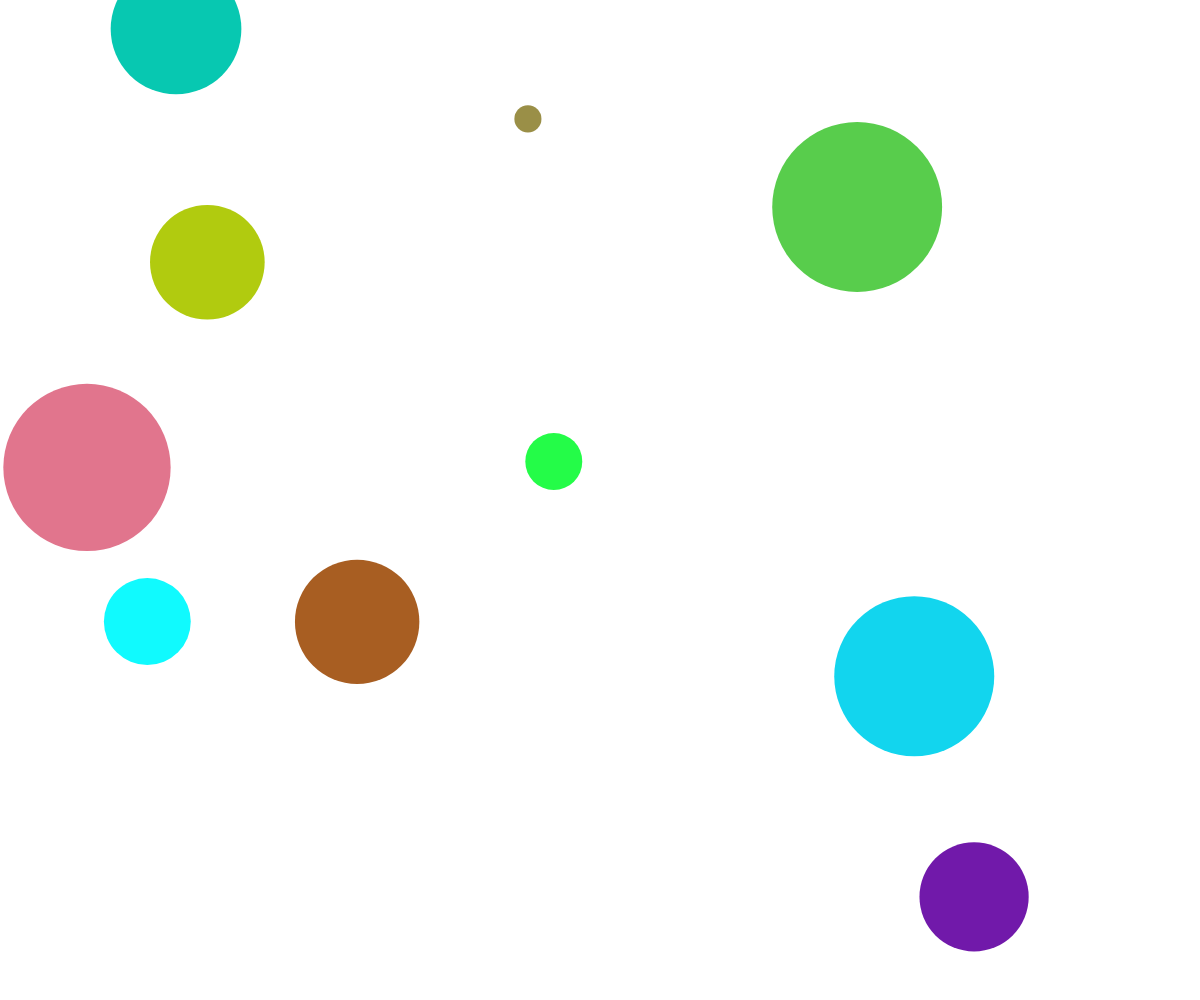
Frame 1 (no input)
Frame 60 (no input): identical to frame 1, image omitted
Frame 120 (the mouse pressed at the canvas centre since frame 60): identical to frame 1, image omitted

The p5.js sketch that drew this single still picture (run headless with seeded random() and noise() and a simulated clock; from frame 60 on, the mouse is pressed at the canvas centre):

// p5.js sketch
// ── sketch.js
/**
 * Adapted from Generative Art by Matt Pearson
 */

const num = 10;

class Circle {
  constructor() {
    this.x = random(width);
    this.y = random(height);
    this.radius = random(100) + 10;
    this.fillcol = color(random(255), random(255), random(255));
    this.alph = random(255);
  }

  drawMe() {
    noStroke();
    fill(this.fillcol, this.alph);
    ellipse(this.x, this.y, this.radius * 2, this.radius * 2);
  }
}
function setup() {
  createCanvas(windowWidth, windowHeight);
  background(255);
  smooth();
  strokeWeight(1);
  fill(150, 50);
  drawCircles();
}

function windowResized() {
  resizeCanvas(windowWidth, windowHeight);
  setup();
}

function drawCircles() {
  for (let i = 0; i < num; i += 1) {
    const thisCirc = new Circle();
    thisCirc.drawMe();
  }
}

function draw() {}

// ── header.css
canvas {
  position: absolute;
  top: 0;
  left: 0;
  z-index: 1;
  opacity: 0.5;
}
#header {
  position: relative;
  z-index: 2;
}

// ── index.css
html,
body {
  margin: 0;
  padding: 0;
  min-width: 480px;
  font-family: Arial, Helvetica, sans-serif;
}
